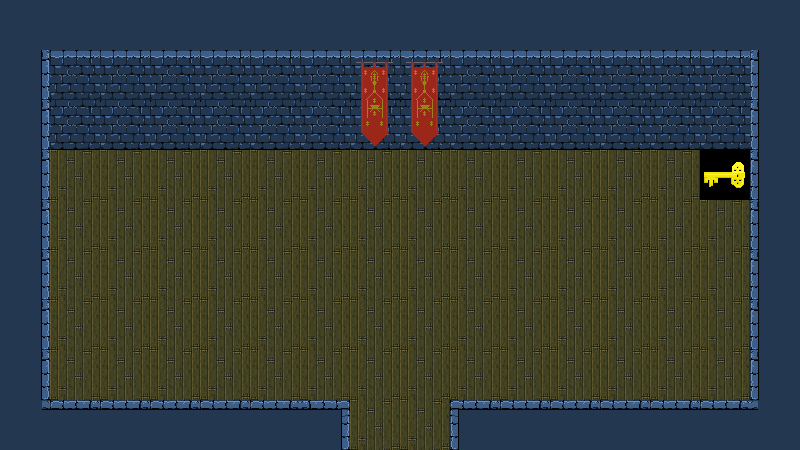

Rendered tile map (Tiled .tmx) drawn with the repository's tilesets; below, a short description and the full map source, tile grids included:
An orthogonal 16x9 tile map with 50x50 px tiles, 1 tile layer (floor), 1 hidden layer not drawn.

<map version="1.8" tiledversion="1.8.4" orientation="orthogonal" renderorder="right-down" compressionlevel="0" width="16" height="9" tilewidth="50" tileheight="50" infinite="0" nextlayerid="4" nextobjectid="1">
 <editorsettings>
  <export target="csv/dungeon-07.csv" format="csv" />
 </editorsettings>
 <tileset firstgid="1" source="tiles.tsx" />
 <layer id="1" name="floor" width="16" height="9">
  <data encoding="csv">
11,11,11,11,11,11,11,11,11,11,11,11,11,11,11,11,
12,14,14,14,14,14,14,21,21,14,14,14,14,14,14,10,
12,24,24,24,24,24,24,22,22,24,24,24,24,24,24,10,
12,72,72,72,72,72,72,72,72,72,72,72,72,72,5,10,
12,72,72,72,72,72,72,72,72,72,72,72,72,72,72,10,
12,72,72,72,72,72,72,72,72,72,72,72,72,72,72,10,
12,72,72,72,72,72,72,72,72,72,72,72,72,72,72,10,
12,72,72,72,72,72,72,72,72,72,72,72,72,72,72,10,
18,8,8,8,8,8,9,72,72,7,8,8,8,8,8,19
</data>
 </layer>
 <layer id="2" name="celing" width="16" height="9" visible="0">
  <data encoding="csv">
1,1,1,1,1,1,1,1,1,1,1,1,1,1,1,1,
1,1,1,1,1,1,1,1,1,1,1,1,1,1,1,1,
1,1,1,1,1,1,1,1,1,1,1,1,1,1,1,1,
1,1,1,1,1,1,1,1,1,1,1,1,1,1,1,1,
1,1,1,1,1,1,1,1,1,1,1,1,1,1,1,1,
1,1,1,1,1,1,1,1,1,1,1,1,1,1,1,1,
1,1,1,1,1,1,1,1,1,1,1,1,1,1,1,1,
1,1,1,1,1,1,1,1,1,1,1,1,1,1,1,1,
1,1,1,1,1,1,1,1,1,1,1,1,1,1,1,1
</data>
 </layer>
</map>
